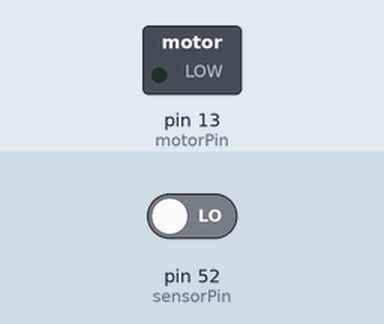
This sketch was run on a simulated Arduino Mega 2560, built with avr-gcc and run on an emulated ATmega2560. Parts: switched loads named in the sketch (green lamp = pin HIGH). The inputs (shaded band) are chosen by the test bench; at power-on: pin 52 (sensorPin) LOW. What the sketch prints to the serial monitor is not drawn.

Above: at 1.2 s.
1.3 s: pin 52 (sensorPin) driven HIGH
At 2.1 s:
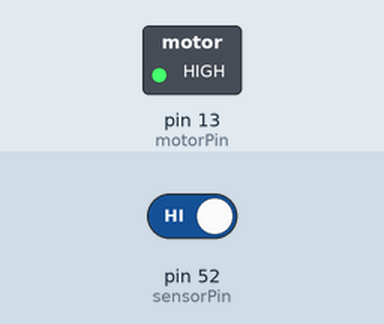
2.8 s: pin 52 (sensorPin) driven LOW
At 3.2 s:
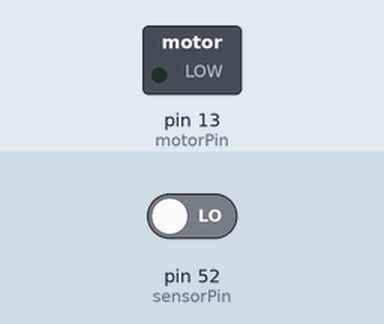
Timing chart, 0 to 5.8 s (numbered marks = the images above; inputs shaded):
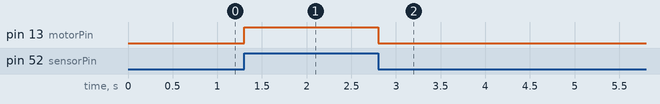

The sketch:

help.ino
```cpp
// Define the pins
const int sensorPin = 52; // Sensor is connected to digital pin 0
const int motorPin = 13; // Motor is connected to digital pin


void setup() {
  // Initialize the sensor pin as input
  pinMode(sensorPin, INPUT);

  // Initialize the motor pin as output
  pinMode(motorPin, OUTPUT);

  // Start serial communication
  Serial.begin(115200);

   digitalWrite(motorPin, 0);
}

void loop() {
  // Read the value of the sensor pin
  int sensorValue = digitalRead(sensorPin);
  // Print Sesnor Valule
  Serial.println(sensorValue);
  //delay(1000);

  // If SENSOR hears loud sound, vibrate motor
  if ( sensorValue == HIGH) {
    digitalWrite(motorPin, 1); // Turn on the motor
    //Serial.println("Sound detected"); // Print "Sound detected"
  }

  else if (sensorValue == LOW){
   // Serial.println("No Sound");
    digitalWrite(motorPin, 0);
  }
}
```

Measured:
- after the input at 1.3 s, pin 13 (motorPin): LOW → HIGH at once
- after the input at 2.8 s, pin 13 (motorPin): HIGH → LOW at once
